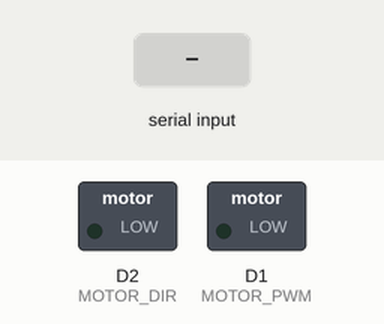
The sketch below on a simulated ESP8266 (NodeMCU). On the bench: switched loads named in the sketch (green lamp = pin HIGH). Inputs (shaded band) come from the test bench. What the sketch prints to the serial monitor is not drawn.

Above: at 2.2 s.
2.3 s: "1" received over Serial
At 4.2 s:
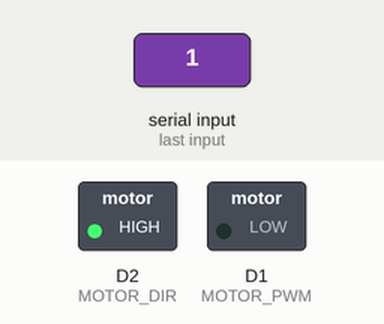
4.8 s: "2" received over Serial
At 6.1 s:
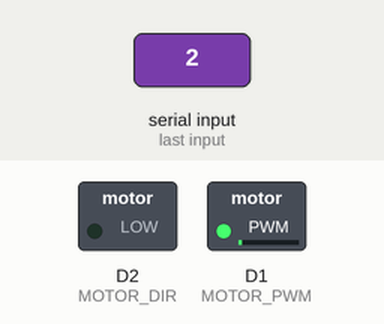
7.3 s: "3" received over Serial
At 9.2 s:
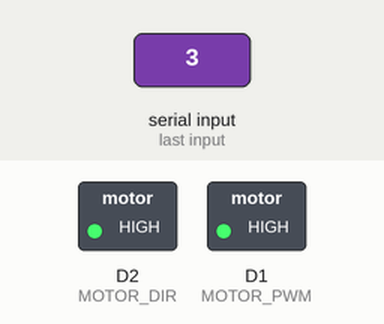
9.8 s: "6" received over Serial
At 11.1 s:
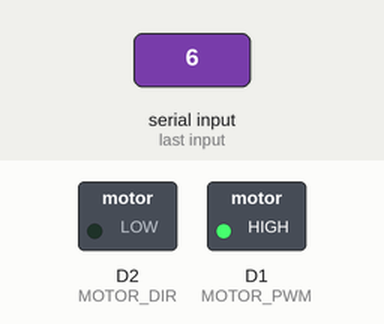
Timing chart, 0 to 12.8 s (numbered marks = the images above; inputs shaded):
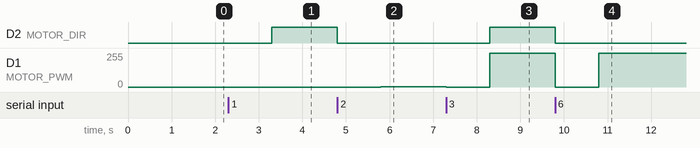

The sketch:

HBridgeTest.ino
```cpp
/*
  HG7881_Motor_Driver_Example - Arduino sketch

  This example shows how to drive a motor with using HG7881 (L9110) Dual
  Channel Motor Driver Module.  For simplicity, this example shows how to
  drive a single motor.  Both channels work the same way.

*/

#define SKETCH "HBridgeTest.ino"
#define MOTOR_PWM D1          // Motor PWM Speed
#define MOTOR_DIR D2          // Motor Direction

// the actual values for "fast" and "slow" depend on the motor
#define PWM_SLOW 500           // arbitrary slow speed PWM duty cycle
#define PWM_FAST 1023          // arbitrary fast speed PWM duty cycle
#define DIR_DELAY 1000        // brief delay for abrupt motor changes

void stopMotors() {
  digitalWrite( MOTOR_DIR, LOW );
  digitalWrite( MOTOR_PWM, LOW );
  delay( DIR_DELAY );
}


// ------------ setup() ------------
void setup()
{
  Serial.begin( 115200 );
  Serial.println();
  Serial.println(SKETCH);
  pinMode( MOTOR_DIR, OUTPUT );
  pinMode( MOTOR_PWM, OUTPUT );
  stopMotors();
}


// ------------ loop() ------------
void loop()
{
  bool isValidInput;

  // draw a menu on the serial port
  Serial.println(F( "-----------------------------" ));
  Serial.println(F( "MENU:" ));
  Serial.println(F( "1) Forward" ));
  Serial.println(F( "2) Reverse" ));
  Serial.println(F( "3) Fast forward" ));
  Serial.println(F( "4) Forward" ));
  Serial.println(F( "5) Soft stop (coast)" ));
  Serial.println(F( "6) Reverse" ));
  Serial.println(F( "7) Fast reverse" ));
  Serial.println(F( "8) Hard stop (brake)" ));
  Serial.println(F( "-----------------------------" ));

  do {
    byte c;
    // get the next character from the serial port
    Serial.print( "?" );
    while ( !Serial.available() ) ;
    c = Serial.read();

    switch ( c )
    {
      case '1':                                   // Fast forward
        Serial.println(F("H-L..."));
        stopMotors();                             // Stop motors briefly before abrupt changes
        digitalWrite( MOTOR_DIR, HIGH );          // direction = forward
        analogWrite( MOTOR_PWM, LOW);
        isValidInput = true;
        break;

      case '2':                                   // Fast forward
        Serial.println(F("L-H..."));
        stopMotors();                             // Stop motors briefly before abrupt changes
        digitalWrite( MOTOR_DIR, LOW );          // direction = forward
        analogWrite( MOTOR_PWM, HIGH);
        isValidInput = true;
        break;

      case '3':                                   // Fast forward
        Serial.println(F("Fast forward..."));
        stopMotors();                             // Stop motors briefly before abrupt changes
        digitalWrite( MOTOR_DIR, HIGH );          // direction = forward
        analogWrite( MOTOR_PWM, PWM_FAST );
        isValidInput = true;
        break;

      case '4':                                   // 2= Forward
        Serial.println( "Forward..." );
        stopMotors();
        digitalWrite( MOTOR_DIR, HIGH );          // direction = forward
        analogWrite( MOTOR_PWM, PWM_SLOW ); // PWM speed = slow
        isValidInput = true;
        break;

      case '5':                                   // 3= Soft stop (preferred)
        Serial.println( "Soft stop (coast)..." );
        stopMotors();
        isValidInput = true;
        break;

      case '6':                                   // 4) Reverse
        Serial.println( "Fast forward..." );
        stopMotors();
        digitalWrite( MOTOR_DIR, LOW );           // direction = reverse
        analogWrite( MOTOR_PWM, PWM_SLOW );       // PWM speed = slow
        isValidInput = true;
        break;

      case '7':                                   // 5= Fast reverse
        Serial.println( "Fast forward..." );
        digitalWrite( MOTOR_DIR, LOW );           // direction = reverse
        analogWrite( MOTOR_PWM, PWM_FAST );       // PWM speed = fast
        isValidInput = true;
        break;

      case '8':                                   // 6= Hard stop (use with caution)
        Serial.println( "Hard stop (brake)..." );
        digitalWrite( MOTOR_DIR, HIGH );
        digitalWrite( MOTOR_PWM, HIGH );
        isValidInput = true;
        break;

      default:
        // wrong character! display the menu again!
        isValidInput = false;
        break;
    }
  } while ( isValidInput == true );
}
```

Measured:
- after the input at 2.3 s, D2 (MOTOR_DIR): LOW → HIGH after 1.0 s
- after the input at 4.8 s, D2 (MOTOR_DIR): HIGH → LOW at once; D1 (MOTOR_PWM): 0/255 → 1/255 after 1.0 s
- after the input at 7.3 s, D2 (MOTOR_DIR): LOW → HIGH after 1.0 s; D1 (MOTOR_PWM): 1/255 → 0/255 at once, → 255/255 1.0 s later
- after the input at 9.8 s, D2 (MOTOR_DIR): HIGH → LOW at once; D1 (MOTOR_PWM): 255/255 → 0/255 at once, → 255/255 1.0 s later
